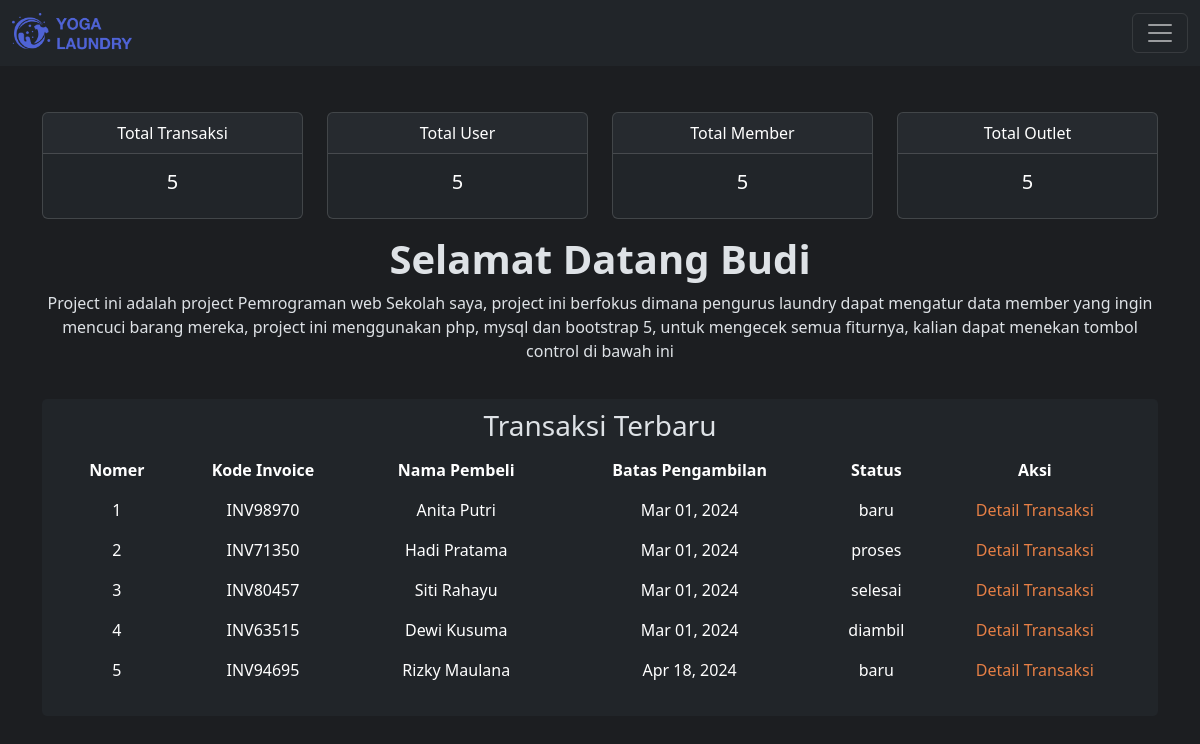
The app's page /php/view/control.php?page=dashboard (signed in) with its own data.
### tables this page shows
CREATE TABLE `tb_transaksi` (
  `id` int NOT NULL,
  `id_outlet` int NOT NULL,
  `kode_invoice` varchar(100) NOT NULL,
  `id_member` int NOT NULL,
  `tgl` datetime NOT NULL,
  `batas_waktu` datetime NOT NULL,
  `tgl_bayar` datetime NOT NULL,
  `biaya_tambahan` int NOT NULL,
  `diskon` double NOT NULL,
  `pajak` int NOT NULL,
  `status` enum('baru','proses','selesai','diambil') NOT NULL,
  `dibayar` enum('dibayar','belum_dibayar') NOT NULL,
  `id_user` int NOT NULL
);

CREATE TABLE `tb_member` (
  `id` int NOT NULL,
  `nama` varchar(100) NOT NULL,
  `alamat` text NOT NULL,
  `jenis_kelamin` enum('L','P') NOT NULL,
  `tlp` varchar(15) NOT NULL
);

### php/view/control.php (called while the page is built)
<?php
include_once "../template/header.php";
include_once "../template/content.php";
include_once "../template/footer.php";

### php/view/dashboard.php (the view, shortened to what this page needs)
<?php
$tables = ['tb_transaksi', 'tb_user', 'tb_member', 'tb_outlet'];
$results = [];
foreach ($tables as $table) {
  $query = mysqli_query($koneksi, "SELECT COUNT(*) FROM $table");
  $row = mysqli_fetch_array($query);
  $results[$table] = $row[0];
}
?>
<div class="d-flex flex-column container view-dashboard">
  <div class="pt-5 row">
    <div class="col-sm-3 mb-3 mb-sm-0">
      <div class="card text-bg-dark mb-3">
        <div class="card-header">Total Transaksi</div>
        <div class="card-body">
          <h5 class="card-title"><?= $results['tb_transaksi'] ?></h5>
        </div>
      </div>
    </div>
    <div class="col-sm-3 mb-3 mb-sm-0">
      <div class="card text-bg-dark mb-3">
        <div class="card-header">Total User</div>
        <div class="card-body">
          <h5 class="card-title"><?= $results['tb_user'] ?></h5>
        </div>
      </div>
    </div>
    <div class="col-sm-3 mb-3 mb-sm-0">
      <div class="card text-bg-dark mb-3">
        <div class="card-header">Total Member</div>
        <div class="card-body">
          <h5 class="card-title"><?= $results['tb_member'] ?></h5>
        </div>
      </div>
    </div>
    <div class="col-sm-3 mb-3 mb-sm-0">
      <div class="card text-bg-dark mb-3">
        <div class="card-header">Total Outlet</div>
        <div class="card-body">
          <h5 class="card-title"><?= $results['tb_outlet'] ?></h5>
        </div>
      </div>
    </div>
    <h1 class="fw-bold">Selamat Datang <?= $_SESSION['username'] ?></h1>
    <p>Project ini adalah project Pemrograman web Sekolah saya, project ini berfokus dimana pengurus laundry dapat mengatur data member yang ingin mencuci barang mereka, project ini menggunakan php, mysql dan bootstrap 5, untuk mengecek semua fiturnya, kalian dapat menekan tombol control di bawah ini</p>
    <div class="container">
      <div class="table-container">
        <h3 class="text-left">Transaksi Terbaru</h3>
        <table class="table table-borderless table-hover">
          <thead class="table-header text-center">
            <th>Nomer</th>
            <th>Kode Invoice</th>
            <th>Nama Pembeli</th>
            <th>Batas Pengambilan</th>
            <th>Status</th>
            <th>Aksi</th>
          </thead>
          <?php
          $tampil = mysqli_query($koneksi, "SELECT * FROM tb_transaksi");
          $no = 1;
          while ($hasil = mysqli_fetch_array($tampil)) {
            $batas_waktu = date("M d, Y", strtotime($hasil['batas_waktu']));
            $id = $hasil['id'];
            $tampilMember = mysqli_query($koneksi, "SELECT tb_transaksi.*, tb_member.nama FROM tb_transaksi INNER JOIN tb_member ON tb_transaksi.id_member = tb_member.id WHERE tb_transaksi.id = $id;");
            $hasilMember = mysqli_fetch_array($tampilMember);
          ?>
            <tr class="text-center">
              <td><?= $no++ ?></td>
              <td><?= $hasil['kode_invoice']; ?></td>
              <td><?= $hasilMember['nama']; ?></td>
              <td><?= $batas_waktu; ?></td>
              <td><?= $hasil['status']; ?></td>
              <td>
                <div class="action-container">
                  <a style="color:#e67f45;" href="./control.php?page=detail_transaksi&id=<?= $hasil['id']; ?>">Detail Transaksi</a>
                </div>
              </td>
            </tr>
          <?php } ?>
        </table>
      </div>
    </div>
  </div>

### style/style.css (style rules this page uses)
body { background-color: #1c1e21 !important; }
.table-container { background-color: #212529; border-radius: 5px; padding: 10px 20px; margin: 20px 0; }
.view-dashboard { display: flex; align-items: center; justify-content: center; gap: 1rem; text-align: center; height: 100vh; }

### php/template/header.php (style rules this page uses)
* { text-decoration: none !important; }

### records on screen
tb_transaksi: kode_invoice "INV98970", id_member.nama "Anita Putri", batas_waktu "Mar 01, 2024", status "baru"
tb_transaksi: kode_invoice "INV71350", id_member.nama "Hadi Pratama", batas_waktu "Mar 01, 2024", status "proses"
tb_transaksi: kode_invoice "INV80457", id_member.nama "Siti Rahayu", batas_waktu "Mar 01, 2024", status "selesai"
tb_transaksi: kode_invoice "INV63515", id_member.nama "Dewi Kusuma", batas_waktu "Mar 01, 2024", status "diambil"
tb_transaksi: kode_invoice "INV94695", id_member.nama "Rizky Maulana", batas_waktu "Apr 18, 2024", status "baru"

### other values on screen
$results['tb_transaksi'] "5"
$results['tb_user'] "5"
$results['tb_member'] "5"
$results['tb_outlet'] "5"
$_SESSION['username'] "Budi"
